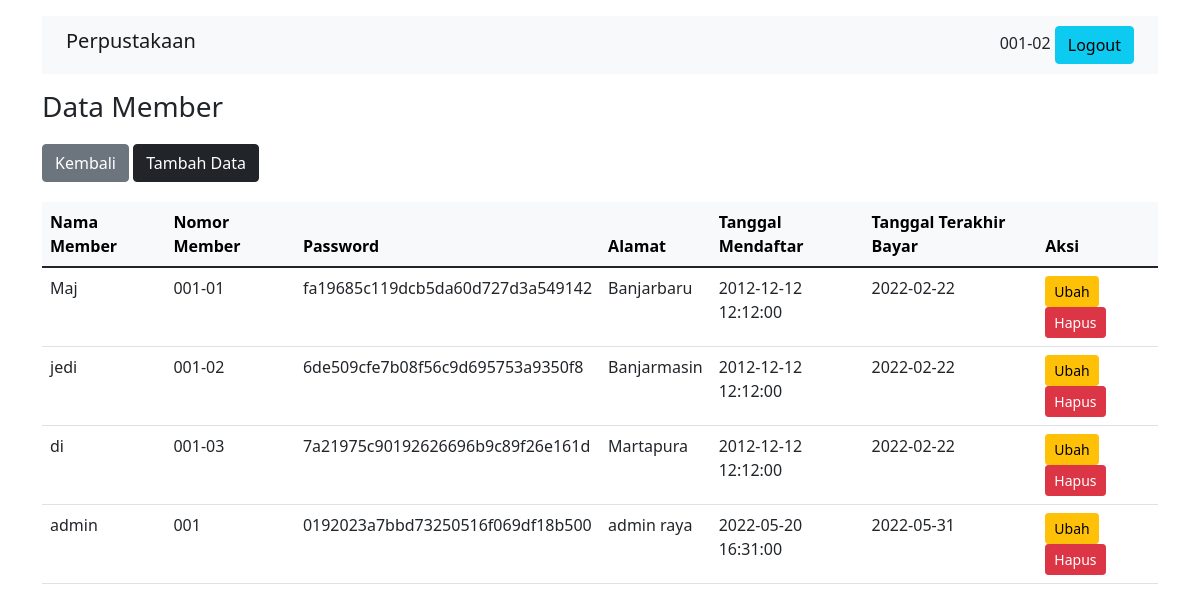
Page /Member.php (signed in) on the committed database.
### tables this page shows
CREATE TABLE `member` (
  `id_member` int(11) NOT NULL,
  `nama_member` varchar(250) NOT NULL,
  `nomor_member` varchar(15) NOT NULL,
  `password` varchar(50) NOT NULL,
  `alamat` text NOT NULL,
  `tgl_mendaftar` datetime NOT NULL,
  `tgl_terakhir_bayar` date NOT NULL
);

### Koneksi.php (called while the page is built)
<?php
    function koneksi(){
        $host="localhost";
        $database="perpustakaan";
        $user="root";
        $pass="";
        try{
            $koneksi = new PDO("mysql:host=$host;dbname=$database","$user","$pass");
        }catch(PDOException $e){
            echo "Koneksi Gagal <br/>".$e->getMessage();
        }
        return $koneksi;
    }
?>

### Model.php (the view, shortened to what this page needs)
<!DOCTYPE html>
<html>
<head>
    <link href="https://cdn.jsdelivr.net/npm/bootstrap@5.1.3/dist/css/bootstrap.min.css" rel="stylesheet">
</head>
<body>
</body>
</html>
<?php
require("Koneksi.php");
function getDataMember()
{
    $statement = koneksi()->prepare('SELECT * FROM member');
    $statement->execute();
    $result = $statement->fetchall();
    foreach ($result as $row) {
        echo "<tr>";
        echo "<td>" . $row['nama_member'] . "</td>";
        echo "<td>" . $row['nomor_member'] . "</td>";
        echo "<td>" . $row['password'] . "</td>";
        echo "<td>" . $row['alamat'] . "</td>";
        echo "<td>" . $row["tgl_mendaftar"] . "</td>";
        echo "<td>" . $row["tgl_terakhir_bayar"] . "</td>";
        echo "<td>";
        echo "<a href='FormMember.php?id_member=" . $row['id_member'] . "' class='btn btn-warning btn-sm ml-2'>Ubah</a>";
        echo "<a href='Member.php?id_member=" . $row['id_member'] . "' class='btn btn-danger btn-sm ml-2' onclick=\"return confirm('Yakin Hapus?')\">Hapus</a>";
        echo "</td>";
        echo "</tr>";
    }
}

### rows in the picture
member: nama_member "Maj", nomor_member "001-01", password "fa19685c119dcb5da60d727d3a549142", alamat "Banjarbaru", tgl_mendaftar "2012-12-12 12:12:00", tgl_terakhir_bayar "2022-02-22"
member: nama_member "jedi", nomor_member "001-02", password "6de509cfe7b08f56c9d695753a9350f8", alamat "Banjarmasin", tgl_mendaftar "2012-12-12 12:12:00", tgl_terakhir_bayar "2022-02-22"
member: nama_member "di", nomor_member "001-03", password "7a21975c90192626696b9c89f26e161d", alamat "Martapura", tgl_mendaftar "2012-12-12 12:12:00", tgl_terakhir_bayar "2022-02-22"
member: nama_member "admin", nomor_member "001", password "0192023a7bbd73250516f069df18b500", alamat "admin raya", tgl_mendaftar "2022-05-20 16:31:00", tgl_terakhir_bayar "2022-05-31"

### other values in the picture
$_SESSION['nomor_member'] "001-02"
